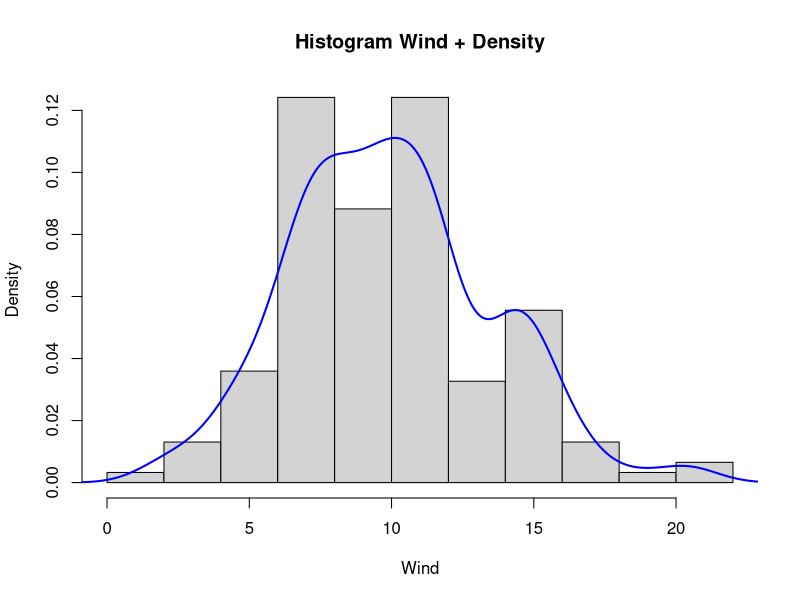
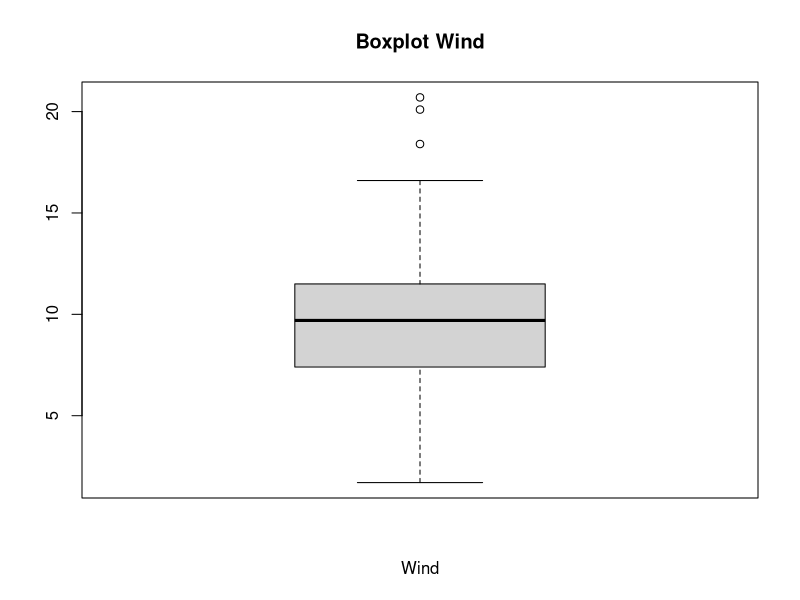
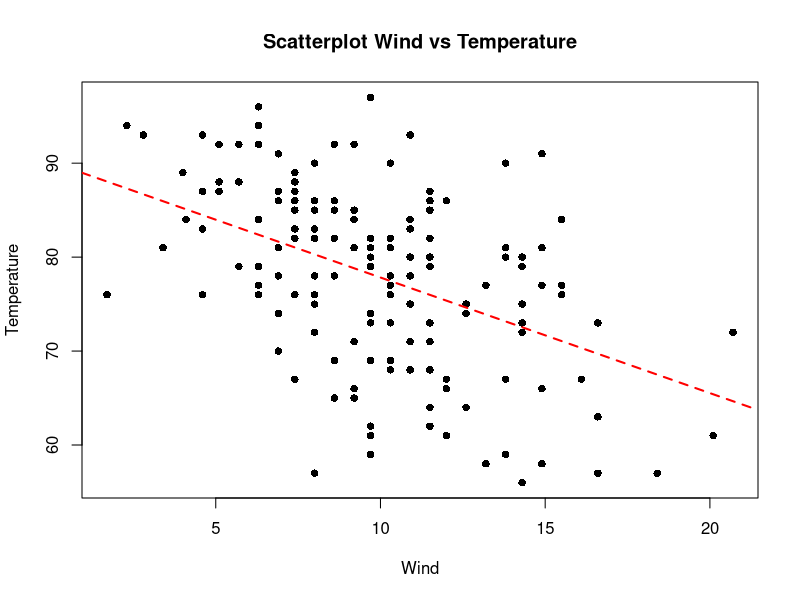

These charts were generated, in order, by the following R code:
## TUGAS PERTEMUAN 3 : EKSPLORASI DATA AIRQUALITY ##
# Nama : Masda Ayu Nugrahawati
# NIM : 3338250005


#1. Data airquality
#Memanggil data airquality
data(airquality)
airquality
#Melihat struktur data
str(airquality)


#2. Histogram untuk variabel Wind dan densitynya 
#Histogram
hist(airquality$Wind,
     breaks = 10,
     probability = TRUE,
     xlab = "Wind",
     main = "Histogram Wind + Density")

#Estimasi kepadatan (density)
dens <- density(airquality$Wind)
#Menambahkan garis kepadatan (density)
lines(dens, col = "blue", lwd = 2)


#3. Boxplot & Steam and leaf
##a. Boxplot
boxplot(airquality$Wind,
        horiz = TRUE,
        main = "Boxplot Wind",
        xlab = "Wind")

##b. Steam and Leaf
stem(airquality$Wind)


#4. Scatter Plot
#Pola pada data bivariat
# Scatterplot Wind terhadap Temperature
plot(Temp ~ Wind,
     data = airquality,
     pch = 16,
     main = "Scatterplot Wind vs Temperature",
     xlab = "Wind",
     ylab = "Temperature")

# Menambahkan garis regresi
abline(lm(Temp ~ Wind, data = airquality),
       col = "red",
       lty = 2,
       lwd = 2)
